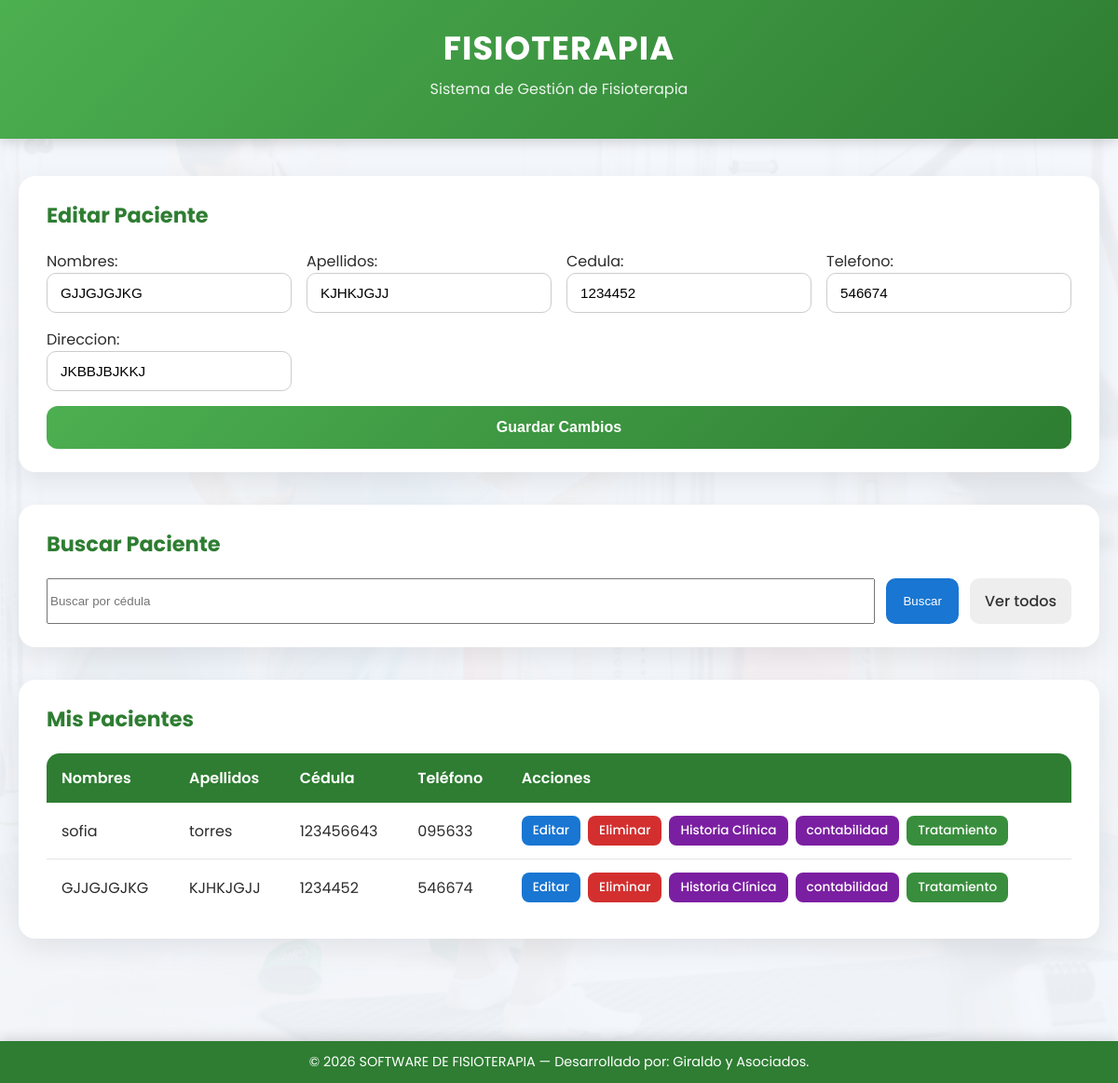
The page /editar/12/ (signed in) on the database its author committed.
### core/models.py (models this page shows, shortened)
class Paciente(models.Model):
    medico = models.ForeignKey(
        User,
        on_delete=models.CASCADE,
        related_name='pacientes'
    )
    nombres = models.CharField(max_length=100)
    apellidos = models.CharField(max_length=100)
    cedula = models.CharField(max_length=20)
    telefono = models.CharField(max_length=20)
    direccion = models.CharField(max_length=200)
    fecha_creacion = models.DateTimeField(auto_now_add=True)

### core/views.py (the view)
# urls.py: path('editar/<int:paciente_id>/',editar_paciente, name='editar_paciente'),
@login_required
def editar_paciente(request, paciente_id):
    paciente = Paciente.objects.get(id=paciente_id, medico=request.user)
    if request.method == 'POST':
        form = PacienteForm(request.POST, instance=paciente)
        if form.is_valid():
            form.save()
            return redirect('mis_pacientes')
    else:
        form = PacienteForm(instance=paciente)
    pacientes = Paciente.objects.filter(medico=request.user)
    return render(request, 'core/mis_pacientes.html', {
        'form': form,
        'pacientes': pacientes,
        'editando': True,
        'paciente_id': paciente.id
    })

### core/forms.py (shortened to what this page needs)
class PacienteForm(forms.ModelForm):
    class Meta:
        model = Paciente
        fields = ['nombres', 'apellidos', 'cedula', 'telefono', 'direccion']
        widgets = {
            'cedula': forms.TextInput(attrs={
                'placeholder': 'Cédula',
                'pattern': '[0-9]+',
                'inputmode': 'numeric',
                'title': 'Ingrese solo números'
            }),
            'telefono': forms.TextInput(attrs={
                'placeholder': 'Teléfono',
                'pattern': '[0-9]+',
                'inputmode': 'numeric',
                'title': 'Ingrese solo números'
            }),
        }

### core/templates/core/mis_pacientes.html (shortened to what this page needs)
<!DOCTYPE html>
<html lang="es">
<head>
    {% load static %}
    <link rel="stylesheet" href="{% static 'css/style.css' %}">
</head>
<body>
<header class="app-header">
    <h1>FISIOTERAPIA</h1>
    <p>Sistema de Gestión de Fisioterapia</p>
</header>
<main class="container">
    <section class="card">
        <h2>{% if editando %}Editar Paciente{% else %}Registrar Paciente{% endif %}</h2>
        <form method="POST" class="form-grid">
            {{ form.as_p }}
            <button type="submit" class="btn-primary">
                {% if editando %}Guardar Cambios{% else %}Guardar Paciente{% endif %}
            </button>
        </form>
    </section>
    <section class="card">
        <h2>Buscar Paciente</h2>
        <form method="GET" action="{% url 'buscar_paciente' %}" class="form-inline">
            <input type="text" name="cedula" placeholder="Buscar por cédula">
            <button type="submit" class="btn-secondary">Buscar</button>
            <a href="{% url 'mis_pacientes' %}" class="btn-link">Ver todos</a>
        </form>
    </section>
    <section class="card">
        <h2>Mis Pacientes</h2>
        <div class="table-container">
            <table>
                <thead>
                    <tr>
                        <th>Nombres</th>
                        <th>Apellidos</th>
                        <th>Cédula</th>
                        <th>Teléfono</th>
                        <th>Acciones</th>
                    </tr>
                </thead>
                <tbody>
                    {% for p in pacientes %}
                    <tr>
                        <td>{{ p.nombres }}</td>
                        <td>{{ p.apellidos }}</td>
                        <td>{{ p.cedula }}</td>
                        <td>{{ p.telefono }}</td>
                        <td class="actions">
                            <a href="{% url 'editar_paciente' p.id %}" class="btn-icon edit">Editar</a>
                            <a href="{% url 'eliminar_paciente' p.id %}" class="btn-icon delete"
                               onclick="return confirm('¿Seguro que deseas eliminar este paciente?');">
                               Eliminar
                            </a>
                            <a href="{% url 'historia_clinica' p.id %}" class="btn-icon info">Historia Clínica</a>
                            {% if p.id %}
                            <a href="{% url 'historial_contable' p.id %}" class="btn-icon info">contabilidad</a>
                                <a href="{% url 'tratamiento' p.id %}" class="btn-icon treat">Tratamiento</a>
                            {% else %}
                                <span class="btn-icon disabled">Tratamiento</span>
                            {% endif %}
                        </td>
                    </tr>
                    {% endfor %}
                </tbody>
            </table>
        </div>
    </section>
</main>
<footer class="app-footer">
    © 2026 SOFTWARE DE FISIOTERAPIA — Desarrollado por: Giraldo y Asociados.
</footer>
</body>
</html>

### core/static/css/style.css (style rules this page uses)
* { box-sizing: border-box; }
body { font-family: 'Poppins', sans-serif; margin: 0; background: #f4f7fb; color: #2c2c2c; position: relative; }
body::before { content: ""; position: fixed; inset: 0; background: url("/static/images/fisioterapia_watermark.png") no-repeat center center; background-size: cover; opacity: 0.04; z-index: -1; }
.app-header { background: linear-gradient(135deg, #4CAF50, #2e7d32); color: white; padding: 25px 40px; text-align: center; box-shadow: 0 4px 12px rgba(0,0,0,0.15); }
.app-header h1 { margin: 0; font-size: 2.2rem; letter-spacing: 1px; }
.app-header p { margin-top: 5px; font-size: 1rem; opacity: 0.9; }
.container { max-width: 1200px; margin: 40px auto; padding: 0 20px 80px; }
.card { background: white; border-radius: 18px; padding: 25px 30px; margin-bottom: 35px; box-shadow: 0 10px 30px rgba(0,0,0,0.08); }
.card h2 { margin-top: 0; margin-bottom: 20px; font-size: 1.4rem; color: #2e7d32; }
.form-grid { display: grid; grid-template-columns: repeat(auto-fit, minmax(240px, 1fr)); gap: 16px; }
.form-grid p { margin: 0; }
.form-grid input, .form-grid select, .form-grid textarea { width: 100%; padding: 12px 14px; border-radius: 10px; border: 1px solid #ccc; font-size: 0.95rem; transition: all 0.2s ease; }
.form-inline { display: flex; flex-wrap: wrap; gap: 12px; }
.form-inline input { flex: 1; min-width: 200px; }
.btn-primary { grid-column: 1 / -1; padding: 14px; border-radius: 12px; border: none; background: linear-gradient(135deg, #4CAF50, #2e7d32); color: white; font-size: 1rem; font-weight: 600; cursor: pointer; transition: transform 0.15s ease, box-shadow 0.15s ease; }
.btn-secondary { padding: 12px 18px; border-radius: 10px; border: none; background: #1976d2; color: white; font-weight: 500; cursor: pointer; }
.btn-link { display: inline-flex; align-items: center; padding: 12px 16px; border-radius: 10px; background: #eeeeee; color: #333; text-decoration: none; font-weight: 500; }
.table-container { overflow-x: auto; }
table { width: 100%; border-collapse: separate; border-spacing: 0; background: white; border-radius: 14px; overflow: hidden; }
table thead { background: #2e7d32; color: white; }
table th, table td { padding: 14px 16px; text-align: left; }
table th { font-weight: 600; }
table tbody tr { transition: background 0.15s ease; }
table tbody tr:not(:last-child) td { border-bottom: 1px solid #e5e5e5; }
.actions { display: flex; flex-wrap: wrap; gap: 8px; }
.btn-icon { padding: 6px 12px; border-radius: 8px; font-size: 0.85rem; font-weight: 500; text-decoration: none; color: white; transition: background 0.15s ease; }
.btn-icon.edit { background: #1976d2; }
.btn-icon.delete { background: #d32f2f; }
.btn-icon.info { background: #7b1fa2; }
.btn-icon.treat { background: #388e3c; }
.app-footer { position: fixed; bottom: 0; width: 100%; background: #2e7d32; color: white; text-align: center; padding: 12px 20px; font-size: 0.9rem; box-shadow: 0 -4px 12px rgba(0,0,0,0.12); }

### rows shown on the page
Paciente: nombres "GJJGJGJKG", apellidos "KJHKJGJJ", cedula "1234452", telefono "546674", direccion "JKBBJBJKKJ", shows "contabilidad"
Paciente: nombres "sofia", apellidos "torres", cedula "123456643", telefono "095633", shows "contabilidad"
